Frame 1 (no input): blank canvas, image omitted
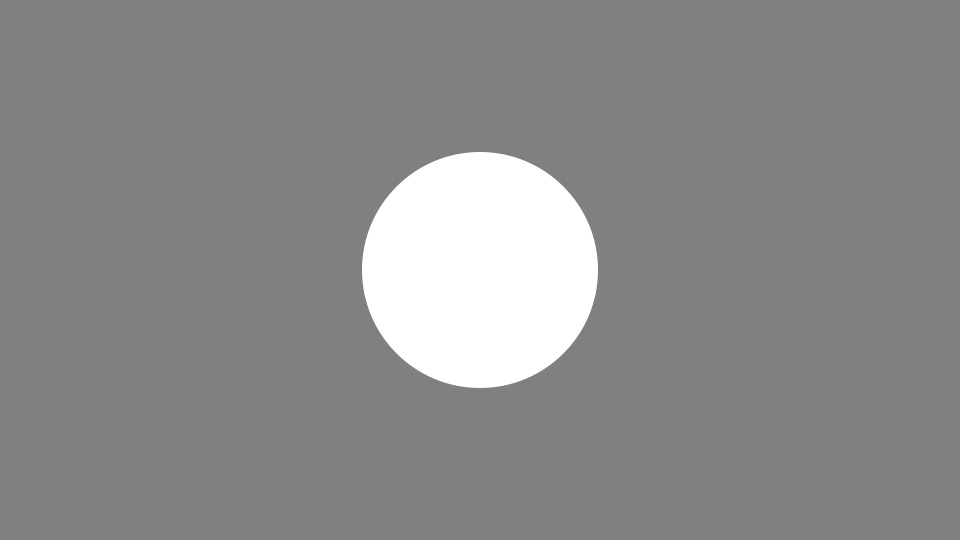
Frame 60 (the mouse pressed at the canvas centre just before this capture)
Frame 120 (the mouse held since frame 60 and released just before this capture): identical to frame 60, image omitted

The Processing sketch that drew this single still picture (run headless with seeded random() and noise(); from frame 60 on, the mouse is pressed at the canvas centre):

// Processing sketch: sketch10
// ── sketch10.pde
int diameter = 0; // 円の直径

void setup() {
  size(960, 540);
  pixelDensity(displayDensity());
  noStroke();
}

void draw() {
  background(128);

  ellipse(width/2, height/2, diameter, diameter);
  // 直径を大きくしていく
  diameter += 4;
  // 直径がウィンドウの高さ以上になればループ終了
  if (diameter >= height) {
    noLoop();
  }
}

// マウスが押されたら直径をリセットしてループ再開
void mousePressed() {
  diameter = 0;
  loop();
}
